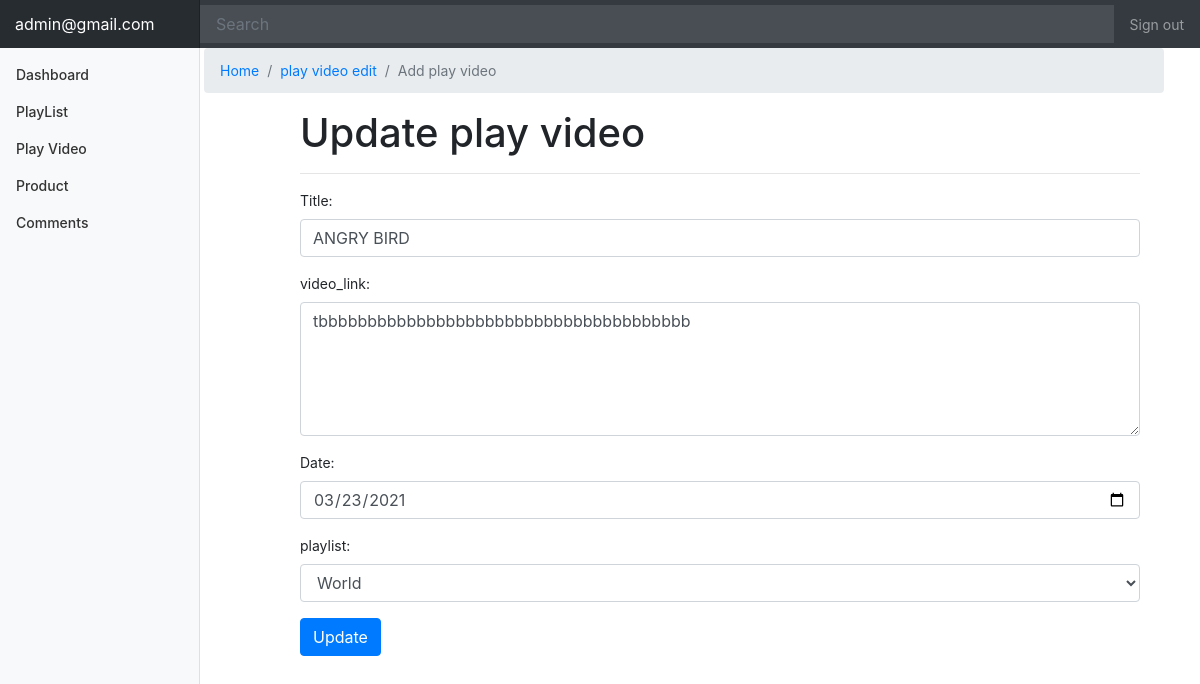
/playvideo_edit.php?edit=2 (signed in), run on the app's committed database.
### tables this page shows
CREATE TABLE `play_video` (
  `id` int(100) NOT NULL,
  `title` varchar(250) NOT NULL,
  `video_link` text NOT NULL,
  `date` date NOT NULL,
  `playlist` varchar(250) NOT NULL,
  `admin` varchar(250) NOT NULL
);

### playvideo_edit.php (the view, shortened to what this page needs)
<?php
 include('include/header.php');
  ?>
  <?php
 include('db/connection.php');
 $id=$_GET['edit'];
 $query=mysqli_query($conn,"select * from play_video where id ='$id' ");
  while ($row=mysqli_fetch_array($query)) {
      $title=$row['title'];
       $video_link=$row['video_link'];
        $date=$row['date'];
  }
  ?>
		   <div style="margin-left:17%;  width: 80%;">
		        <ul class="breadcrumb">
		        	<li class="breadcrumb-item active"><a href="home.php">Home</a></li>
		        	<li class="breadcrumb-item active"><a href="playvideo_edit.php">play video edit</a></li>
		        	<li class="breadcrumb-item active">Add play video</li>
		        </ul>
		   </div>
         <div style=" width: 70%; margin-left: 25%; ">
  	    <form action="playvideo_edit.php" method="post" enctype="multipart/form-data" name="playlistform" onsubmit=" return validateform() ">
			<h1>Update play video</h1>
			<hr>
		  <div class="form-group">
		    <label for="email"> Title:</label>
		    <input type="text" value="<?php echo $title; ?>" placeholder="Title..." name="title" class="form-control" id="email">
		  </div>
		  <div class="form-group">
			  <label for="comment">video_link:</label>
			 	 <textarea class="form-control" placeholder="video_link..." rows="5" name="video_link" id="comment"><?php echo $video_link; ?> </textarea>
			</div>
			<div class="form-group">
		    <label for="email"> Date:</label>
		    <input type="date"  name="date" value="<?php echo $date ;?>" class="form-control" id="email">
		  </div>
		    <div class="form-group">
		    <label for="email"> playlist:</label>
		        <select class="form-control"  name="playlist" >
		       <?php
                include('db/connection.php');
                  $query=mysqli_query($conn,"select * from playlist");
                while($row=mysqli_fetch_array($query)){
                	?>
		        	 <option value="<?php echo $row['playlist_name'];?>"><?php echo $row['playlist_name'];?></option>
                 <?php } ?>
		        </select>
		  </div>
		  <input type="submit" name="submit" class="btn btn-primary" value="Update">
		</form>
  </div>

### style/dashboard.css (style rules this page uses)
body { font-size: .875rem; }

### data on the page
play_video: title "ANGRY BIRD", video_link "tbbbbbbbbbbbbbbbbbbbbbbbbbbbbbbbbbbbbbb", date "03/23/2021"

### other printed values
$_SESSION['email'] "admin@gmail.com"
form field playlist "World"
